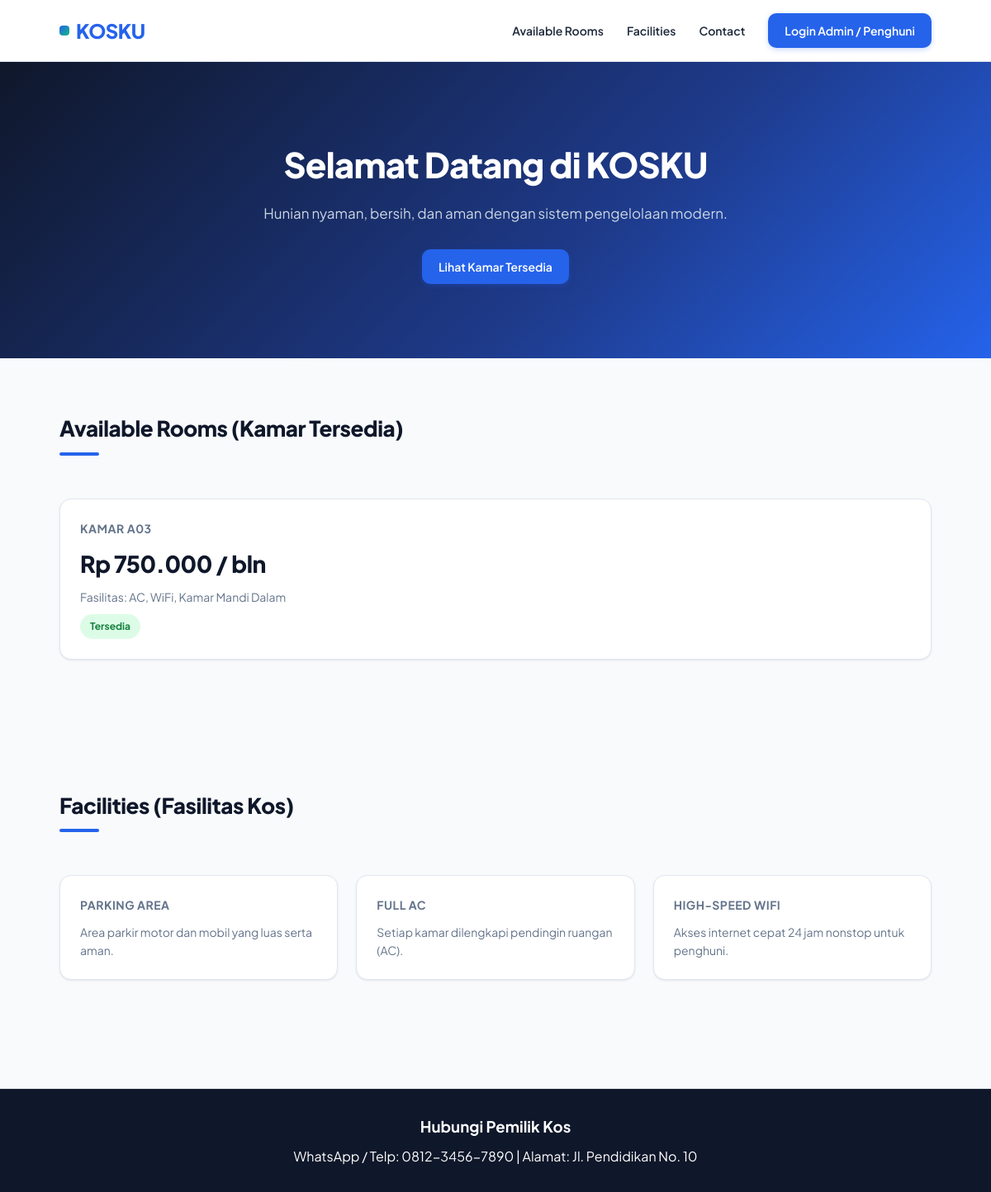
The page / on the database its author committed.
### tables this page shows
CREATE TABLE IF NOT EXISTS kamar (
    id_kamar INT AUTO_INCREMENT PRIMARY KEY,
    nomor_kamar VARCHAR(10) NOT NULL UNIQUE,
    harga_sewa INT NOT NULL,
    fasilitas VARCHAR(255) NOT NULL,
    status ENUM('Kosong', 'Terisi') DEFAULT 'Kosong'
);

### index.php (the view, shortened to what this page needs)
<?php
include 'koneksi.php';
$kamar_kosong = mysqli_query($conn, "SELECT * FROM kamar WHERE status = 'Kosong' ORDER BY nomor_kamar ASC");
?>
<!DOCTYPE html>
<html lang="id">
<head>
    <link rel="stylesheet" href="css/style.css">
</head>
<body>
    <nav class="navbar">
        <div class="logo">KOSKU</div>
        <div class="nav-links">
            <a href="#kamar">Available Rooms</a>
            <a href="#fasilitas">Facilities</a>
            <a href="#kontak">Contact</a>
            <a href="login.php" class="btn-primary">Login Admin / Penghuni</a>
        </div>
    </nav>
    <header style="text-align: center; padding: 70px 20px; background: #34495e; color: white;">
        <h1 style="font-size: 36px;">Selamat Datang di KOSKU</h1>
        <p style="margin: 15px 0 25px; font-size: 18px;">Hunian nyaman, bersih, dan aman dengan sistem pengelolaan modern.</p>
        <a href="#kamar" class="btn-primary">Lihat Kamar Tersedia</a>
    </header>
    <section id="kamar" class="section">
        <h2>Available Rooms (Kamar Tersedia)</h2>
        <div class="cards">
            <?php if (mysqli_num_rows($kamar_kosong) > 0): ?>
                <?php while ($row = mysqli_fetch_assoc($kamar_kosong)): ?>
                    <div class="card">
                        <h3>Kamar <?= htmlspecialchars($row['nomor_kamar']); ?></h3>
                        <div class="harga">Rp <?= number_format($row['harga_sewa'], 0, ',', '.'); ?> / bln</div>
                        <p>Fasilitas: <?= htmlspecialchars($row['fasilitas']); ?></p>
                        <span class="badge-lunas" style="display:inline-block; margin-top:10px;">Tersedia</span>
                    </div>
                <?php endwhile; ?>
            <?php else: ?>
                <div class="card">
                    <p>Maaf, saat ini semua kamar sudah terisi penuh.</p>
                </div>
            <?php endif; ?>
        </div>
    </section>
    <section id="fasilitas" class="section">
        <h2>Facilities (Fasilitas Kos)</h2>
        <div class="cards">
            <div class="card">
                <h3>Parking Area</h3>
                <p>Area parkir motor dan mobil yang luas serta aman.</p>
            </div>
            <div class="card">
                <h3>Full AC</h3>
                <p>Setiap kamar dilengkapi pendingin ruangan (AC).</p>
            </div>
            <div class="card">
                <h3>High-Speed WiFi</h3>
                <p>Akses internet cepat 24 jam nonstop untuk penghuni.</p>
            </div>
        </div>
    </section>
    <footer id="kontak" style="background: #2c3e50; color: white; text-align: center; padding: 30px 20px; margin-top: 40px;">
        <h3>Hubungi Pemilik Kos</h3>
        <p style="margin-top: 8px;">WhatsApp / Telp: 0812-3456-7890 | Alamat: Jl. Pendidikan No. 10</p>
    </footer>
</body>
</html>

### css/style.css (style rules this page uses)
:root { --primary: #2563eb; --primary-hover: #1d4ed8; --primary-light: #eff6ff; --secondary: #0f172a; --sidebar-bg: #0f172a; --sidebar-hover: #1e293b; --accent: #10b981; --danger: #ef4444; --warning: #f59e0b; --bg-main: #f8fafc; --card-bg: #ffffff; --text-main: #1e293b; --text-muted: #64748b; --border-color: #e2e8f0; --shadow-sm: 0 1px 3px rgba(15, 23, 42, 0.06), 0 1px 2px rgba(15, 23, 42, 0.04); --shadow-md: 0 4px 12px rgba(15, 23, 42, 0.08); --shadow-lg: 0 12px 28px rgba(15, 23, 42, 0.14); --radius-md: 10px; --radius-lg: 14px; }
* { margin: 0; padding: 0; box-sizing: border-box; font-family: 'Plus Jakarta Sans', -apple-system, BlinkMacSystemFont, 'Segoe UI', Roboto, sans-serif; }
body { background-color: var(--bg-main); color: var(--text-main); line-height: 1.6; -webkit-font-smoothing: antialiased; }
.navbar { background: rgba(255, 255, 255, 0.92); backdrop-filter: blur(10px); padding: 16px 6%; display: flex; justify-content: space-between; align-items: center; position: sticky; top: 0; z-index: 999; border-bottom: 1px solid var(--border-color); }
.navbar .logo { font-size: 24px; font-weight: 800; letter-spacing: -0.5px; color: var(--primary); display: flex; align-items: center; gap: 8px; }
.navbar .logo::before { content: ""; display: inline-block; width: 12px; height: 12px; background: linear-gradient(135deg, var(--primary), var(--accent)); border-radius: 4px; }
.nav-links { display: flex; align-items: center; gap: 28px; }
.nav-links a:not(.btn-primary) { text-decoration: none; color: var(--text-main); font-weight: 600; font-size: 14px; transition: color 0.2s; }
header { background: linear-gradient(135deg, #0f172a 0%, #1e3a8a 60%, #2563eb 100%) !important; padding: 90px 20px !important; position: relative; overflow: hidden; }
header h1 { font-size: 42px !important; font-weight: 800; letter-spacing: -0.8px; margin-bottom: 12px; }
header p { color: #cbd5e1; max-width: 600px; margin: 0 auto 30px !important; font-size: 17px !important; }
.section { padding: 64px 6%; max-width: 1280px; margin: 0 auto; }
.section h2 { font-size: 26px; font-weight: 800; color: var(--secondary); margin-bottom: 28px; letter-spacing: -0.4px; position: relative; display: inline-block; }
.section h2::after { content: ""; display: block; width: 48px; height: 4px; background: var(--primary); border-radius: 2px; margin-top: 8px; }
.cards { display: grid; grid-template-columns: repeat(auto-fit, minmax(250px, 1fr)); gap: 22px; margin-top: 24px; margin-bottom: 28px; }
.card { background: var(--card-bg); padding: 24px; border-radius: var(--radius-lg); border: 1px solid var(--border-color); box-shadow: var(--shadow-sm); transition: transform 0.22s ease, box-shadow 0.22s ease, border-color 0.22s ease; }
.card h3 { font-size: 14px; text-transform: uppercase; letter-spacing: 0.5px; color: var(--text-muted); font-weight: 700; margin-bottom: 10px; }
.card .harga { font-size: 28px; font-weight: 800; color: var(--secondary); letter-spacing: -0.5px; margin: 6px 0; }
.card p { font-size: 14px; color: var(--text-muted); }
.btn-primary { background: var(--primary); color: #ffffff !important; padding: 10px 20px; border-radius: var(--radius-md); text-decoration: none; font-weight: 600; font-size: 14px; border: none; cursor: pointer; display: inline-flex; align-items: center; justify-content: center; gap: 6px; transition: all 0.2s ease; box-shadow: 0 2px 6px rgba(37, 99, 235, 0.25); }
.badge-lunas { background: #dcfce7 !important; color: #15803d !important; padding: 5px 12px !important; border-radius: 999px !important; font-size: 12px !important; font-weight: 700 !important; display: inline-block; }
footer { background: var(--secondary) !important; border-top: 1px solid #1e293b; }

### rows shown on the page
kamar: nomor_kamar "A03", harga_sewa "750.000", fasilitas "AC, WiFi, Kamar Mandi Dalam"
